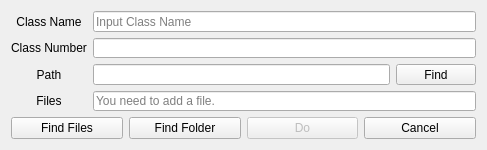
<?xml version="1.0" encoding="UTF-8"?>
<ui version="4.0">
 <class>Form</class>
 <widget class="QWidget" name="Form">
  <property name="geometry">
   <rect>
    <x>0</x>
    <y>0</y>
    <width>487</width>
    <height>150</height>
   </rect>
  </property>
  <property name="sizePolicy">
   <sizepolicy hsizetype="Preferred" vsizetype="Preferred">
    <horstretch>0</horstretch>
    <verstretch>0</verstretch>
   </sizepolicy>
  </property>
  <property name="minimumSize">
   <size>
    <width>400</width>
    <height>90</height>
   </size>
  </property>
  <property name="maximumSize">
   <size>
    <width>16666</width>
    <height>16666</height>
   </size>
  </property>
  <property name="windowTitle">
   <string>FileConcat</string>
  </property>
  <layout class="QGridLayout" name="gridLayout_2">
   <item row="0" column="0">
    <layout class="QGridLayout" name="gridLayout_3">
     <item row="3" column="0">
      <widget class="QLabel" name="label">
       <property name="text">
        <string>Files</string>
       </property>
       <property name="alignment">
        <set>Qt::AlignCenter</set>
       </property>
      </widget>
     </item>
     <item row="0" column="0">
      <widget class="QLabel" name="label_2">
       <property name="text">
        <string>Class Name</string>
       </property>
       <property name="alignment">
        <set>Qt::AlignCenter</set>
       </property>
      </widget>
     </item>
     <item row="1" column="0">
      <widget class="QLabel" name="label_3">
       <property name="text">
        <string>Class Number</string>
       </property>
       <property name="alignment">
        <set>Qt::AlignCenter</set>
       </property>
      </widget>
     </item>
     <item row="2" column="0">
      <widget class="QLabel" name="label_4">
       <property name="text">
        <string>Path</string>
       </property>
       <property name="alignment">
        <set>Qt::AlignCenter</set>
       </property>
      </widget>
     </item>
     <item row="2" column="1">
      <widget class="QLineEdit" name="pathLineEdit">
       <property name="readOnly">
        <bool>true</bool>
       </property>
      </widget>
     </item>
     <item row="2" column="2">
      <widget class="QPushButton" name="findButton">
       <property name="text">
        <string>Find</string>
       </property>
      </widget>
     </item>
     <item row="0" column="1" colspan="2">
      <widget class="QLineEdit" name="classLineEdit">
       <property name="placeholderText">
        <string>Input Class Name</string>
       </property>
      </widget>
     </item>
     <item row="1" column="1" colspan="2">
      <widget class="QLineEdit" name="classNumberLineEdit">
       <property name="readOnly">
        <bool>true</bool>
       </property>
      </widget>
     </item>
     <item row="3" column="1" colspan="2">
      <widget class="QLineEdit" name="filesLineEdit">
       <property name="readOnly">
        <bool>true</bool>
       </property>
       <property name="placeholderText">
        <string>You need to add a file.</string>
       </property>
      </widget>
     </item>
    </layout>
   </item>
   <item row="1" column="0">
    <layout class="QGridLayout" name="gridLayout">
     <item row="0" column="1">
      <widget class="QPushButton" name="findFolderButton">
       <property name="text">
        <string>Find Folder</string>
       </property>
      </widget>
     </item>
     <item row="0" column="4">
      <widget class="QPushButton" name="cancelButton">
       <property name="text">
        <string>Cancel</string>
       </property>
      </widget>
     </item>
     <item row="0" column="3">
      <widget class="QPushButton" name="doButton">
       <property name="enabled">
        <bool>false</bool>
       </property>
       <property name="text">
        <string>Do</string>
       </property>
      </widget>
     </item>
     <item row="0" column="0">
      <widget class="QPushButton" name="findFileButton">
       <property name="text">
        <string>Find Files</string>
       </property>
      </widget>
     </item>
    </layout>
   </item>
  </layout>
 </widget>
 <tabstops>
  <tabstop>classLineEdit</tabstop>
  <tabstop>classNumberLineEdit</tabstop>
  <tabstop>pathLineEdit</tabstop>
  <tabstop>findButton</tabstop>
  <tabstop>filesLineEdit</tabstop>
  <tabstop>findFileButton</tabstop>
  <tabstop>findFolderButton</tabstop>
  <tabstop>doButton</tabstop>
  <tabstop>cancelButton</tabstop>
 </tabstops>
 <resources/>
 <connections/>
</ui>
